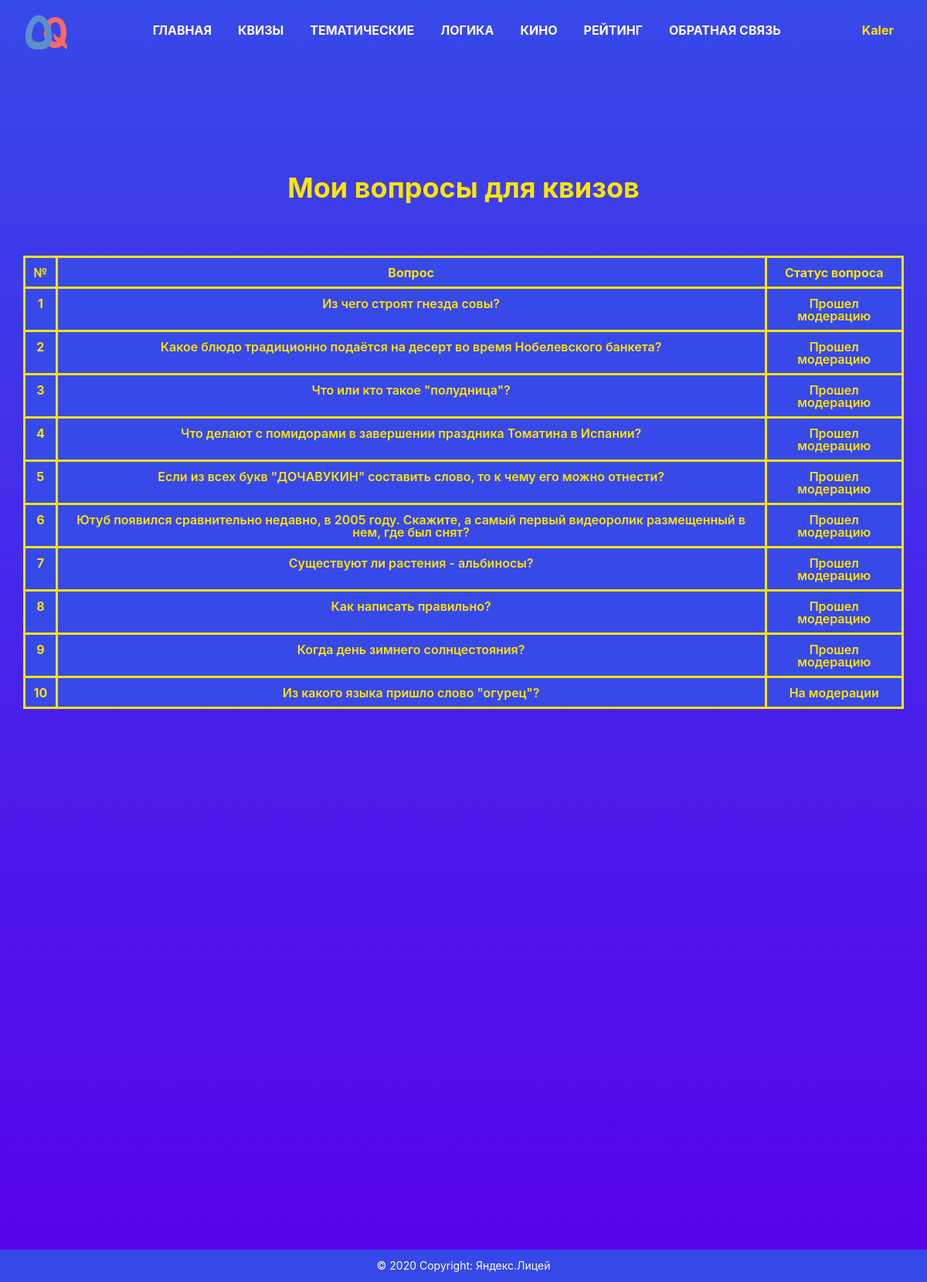
The app's page /my_questions (signed in) with its own data.
### data/users.py (models this page shows, shortened)
class User(SqlAlchemyBase, UserMixin):
    __tablename__ = 'users'
    id = sqlalchemy.Column(sqlalchemy.Integer,
                           primary_key=True, autoincrement=True)
    name = sqlalchemy.Column(sqlalchemy.String, nullable=True)
    email = sqlalchemy.Column(sqlalchemy.String,
                              index=True, unique=True, nullable=True)
    hashed_password = sqlalchemy.Column(sqlalchemy.String, nullable=True)
    created_date = sqlalchemy.Column(sqlalchemy.DateTime,
                                     default=datetime.datetime.now)

### data/questions.py (models this page shows)
class Question(SqlAlchemyBase):
    __tablename__ = 'questions'
    id = sqlalchemy.Column(sqlalchemy.Integer,
                           primary_key=True, autoincrement=True)
    question = sqlalchemy.Column(sqlalchemy.String, nullable=True)
    image = sqlalchemy.Column(sqlalchemy.String, nullable=True)
    answers = sqlalchemy.Column(sqlalchemy.String, nullable=True)
    correct_answer = sqlalchemy.Column(sqlalchemy.String, nullable=True)
    moderation = sqlalchemy.Column(sqlalchemy.Boolean, default=False)
    author = sqlalchemy.Column(sqlalchemy.Integer, sqlalchemy.ForeignKey("users.id"), nullable=True)
    author_info = orm.relation('User')

### main.py (the view)
@app.route('/my_questions')
@login_required
def my_questions():
    db_sess = db_session.create_session()
    user_questions = db_sess.query(Question).filter(Question.author == current_user.id).all()
    return render_template("my_questions.html", questions=user_questions)

### data/db_session.py (called while the page is built)
def create_session() -> Session:
    global __factory
    return __factory()

### main.py (called while the page is built)
@login_manager.user_loader
def load_user(user_id):
    db_sess = db_session.create_session()
    return db_sess.query(User).get(user_id)

### templates/my_questions.html
{% extends "base.html" %}
{% block content %}
<div class="my_questions">
	<div class="my_questions__content">
		<div class="container">
			<div class="my_questions__title">Мои вопросы для квизов</div>
			<div class="my_questions__table">
				<table class="my_questions__table table">
				  <thead>
				    <tr>
				      <th>№</th>
				      <th>Вопрос</th>
				      <th>Статус вопроса</th>
				    </tr>
				  </thead>
				  <tbody>
				  	{% for question in questions %}
				  		<tr>
				      		<th scope="row">{{ loop.index }}</th>
				      		<td>{{ question.question }}</td>
				      		<td>{% if not question.moderation %} На модерации {% else %} Прошел модерацию {% endif %}</td>
				    	</tr>
				  	{% endfor %}
				  </tbody>
				</table>
			</div>
		</div>
	</div>
</div>
{% endblock %}

### templates/base.html (shortened to what this page needs)
<!doctype html>
<html lang="en">
<head>
    <link rel="stylesheet"
          href="https://stackpath.bootstrapcdn.com/bootstrap/4.4.1/css/bootstrap.min.css"
>
    <link rel="stylesheet" type="text/css" href="/static/css/style.css"/>
</head>
<body>
  <div class="wrapper">
    <div class="header">
      <header>
        <nav class="navbar navbar-expand-lg navbar-light">
          <div class="container-fluid">
              <a class="navbar-brand" href="#">
                <img class="navbar__logo" src="../static/img/logo.png" width="64px" height="64px;">
              </a>
              <div class="collapse navbar-collapse" id="navbarNav">
                <ul class="navbar-nav">
                  <li class="nav-item">
                    <a class="nav-link active" aria-current="page" href="/">ГЛАВНАЯ</a>
                  </li>
                  <li class="nav-item">
                    <a class="nav-link" href="/quizzes">КВИЗЫ</a>
                  </li>
                  <li class="nav-item">
                    <a class="nav-link" href="/thematic">ТЕМАТИЧЕСКИЕ</a>
                  </li>
                  <li class="nav-item">
                    <a class="nav-link" href="/logic">ЛОГИКА</a>
                  </li>
                  <li class="nav-item">
                    <a class="nav-link" href="/movie">КИНО</a>
                  </li>
                  <li class="nav-item">
                    <a class="nav-link" href="/rating">РЕЙТИНГ</a>
                  </li>
                  <li class="nav-item">
                    <a class="nav-link" href="/">ОБРАТНАЯ СВЯЗЬ</a>
                  </li>
                </ul>
              </div>
              {% if current_user.is_authenticated %}
                  <div class="user_name__wrapper">
                    <a class="nav-link user_name" href="/profile/{{current_user.name}}">{{ current_user.name }}</a>
                  </div>
              {% else %}
                  <div class="form__btns">
                      <a class="btn btn-primary form__btn" href="/register">Зарегистрироваться</a>
                      <a class="btn btn-success form__btn" href="/login">Войти</a>
                  </div>
              {% endif %}
          </div>
        </nav>
      </header>
    </div>
    <div class="content">
      <main role="main">
        {% block content %}{% endblock %}
      </main>
    </div>
    <div class="footer">
      <footer class="text-center text-lg-start">
        <div class="text-center p-3">
          © 2020 Copyright:
          <a href="https://yandexlyceum.ru/">Яндекс.Лицей</a>
        </div>
      </footer>
    </div>
  </div>
</body>
</html>

### static/css/style.css (style rules this page uses)
* { padding: 0; margin: 0; border: 0; }
*,*:before,*:after { -moz-box-sizing: border-box; -webkit-box-sizing: border-box; box-sizing: border-box; }
nav,footer,header,aside { display: block; }
html,body { height: 100%; width: 100%; font-size: 100%; line-height: 1; font-size: 14px; -ms-text-size-adjust: 100%; -moz-text-size-adjust: 100%; -webkit-text-size-adjust: 100%; }
a, a:visited { text-decoration: none; }
ul li { list-style: none; }
img { vertical-align: top; }
body { position: relative; height: 100%; width: 100%; }
.wrapper { background: -webkit-gradient(linear,left top,left bottom,from(#3749e9),to(#5800ea)); display: flex; flex-direction: column; }
.container { max-width: 1170px; }
.content { margin-bottom: 100px; }
.navbar { width: 100%; position: fixed; z-index: 999; background: transparent; transition: background 500ms linear; }
.navbar-collapse { justify-content: center; }
.navbar-brand { width: 64px; height: 64px; }
.nav-item { padding: 0px 10px; font-size: 16px; font-weight: bold; }
.nav-item a { color: white !important; }
.p-3 { background-color: #3748e9; }
footer { color: #ffffff; }
footer a { color: #ffffff; }
.user_name { color: #FFE400; font-weight: 700; font-size: 16px; }
.my_questions { padding-top: 225px; text-align: center; }
.my_questions__content { margin-bottom: 50%; text-align: center; }
.my_questions__title { font-size: 36px; margin-bottom: 70px; font-weight: 700; color: #FFE400; }
.my_questions__table { background-color: #3749e9; color: #FFE400; font-weight: 600; font-size: 16px; }
.my_questions__table th, tr, td { border: 3px solid #FFE400; }
.rating__table th, tr, td { border: 3px solid #FFE400; }
.users__table th, tr, td { border: 3px solid #FFE400; }
.moderation__table th, tr, td { border: 3px solid #FFE400; }
.quizes__table th, tr, td { border: 3px solid #FFE400; }
.questions__table th, tr, td { border: 3px solid #FFE400; }

### records on screen
User: name "Kaler"
Question: question "Из чего строят гнезда совы?", moderation "Прошел модерацию"
Question: question "Какое блюдо традиционно подаётся на десерт во время Нобелевского банкета?", moderation "Прошел модерацию"
Question: question "Что или кто такое \"полудница\"?", moderation "Прошел модерацию"
Question: question "Что делают с помидорами в завершении праздника Томатина в Испании?", moderation "Прошел модерацию"
Question: question "Если из всех букв \"ДОЧАВУКИН\" составить слово, то к чему его можно отнести?", moderation "Прошел модерацию"
Question: question "Ютуб появился сравнительно недавно, в 2005 году. Скажите, а самый первый видеоролик размещенный в нем, где был снят?", moderation "Прошел модерацию"
Question: question "Существуют ли растения - альбиносы?", moderation "Прошел модерацию"
Question: question "Как написать правильно?", moderation "Прошел модерацию"
Question: question "Когда день зимнего солнцестояния?", moderation "Прошел модерацию"
Question: question "Из какого языка пришло слово \"огурец\"?", moderation "На модерации"
